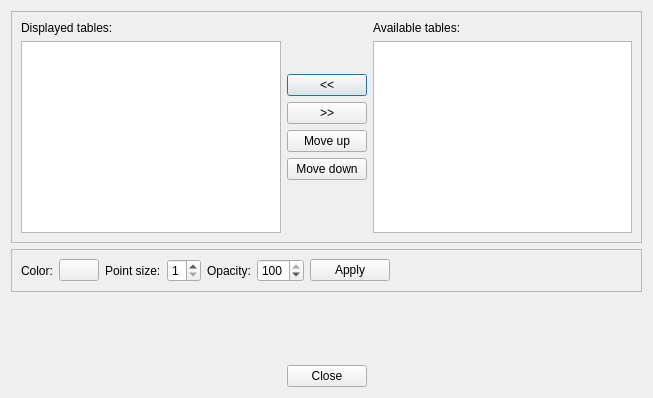
<?xml version="1.0" encoding="UTF-8"?>
<ui version="4.0">
 <class>sliceviewer::TableItemsDialog</class>
 <widget class="QDialog" name="sliceviewer::TableItemsDialog">
  <property name="geometry">
   <rect>
    <x>0</x>
    <y>0</y>
    <width>653</width>
    <height>398</height>
   </rect>
  </property>
  <property name="windowTitle">
   <string>Dialog</string>
  </property>
  <layout class="QVBoxLayout" name="verticalLayout_4">
   <item>
    <widget class="QFrame" name="frame">
     <property name="frameShape">
      <enum>QFrame::StyledPanel</enum>
     </property>
     <property name="frameShadow">
      <enum>QFrame::Raised</enum>
     </property>
     <layout class="QHBoxLayout" name="horizontalLayout_2">
      <item>
       <layout class="QVBoxLayout" name="verticalLayout_2">
        <item>
         <widget class="QLabel" name="label">
          <property name="text">
           <string>Displayed tables:</string>
          </property>
         </widget>
        </item>
        <item>
         <widget class="QListWidget" name="lwDisplayed">
          <property name="selectionMode">
           <enum>QAbstractItemView::ExtendedSelection</enum>
          </property>
          <property name="selectionBehavior">
           <enum>QAbstractItemView::SelectRows</enum>
          </property>
         </widget>
        </item>
       </layout>
      </item>
      <item>
       <layout class="QVBoxLayout" name="verticalLayout">
        <item>
         <spacer name="verticalSpacer_3">
          <property name="orientation">
           <enum>Qt::Vertical</enum>
          </property>
          <property name="sizeHint" stdset="0">
           <size>
            <width>20</width>
            <height>40</height>
           </size>
          </property>
         </spacer>
        </item>
        <item>
         <widget class="QPushButton" name="pbAdd">
          <property name="text">
           <string>&lt;&lt;</string>
          </property>
         </widget>
        </item>
        <item>
         <widget class="QPushButton" name="pbRemove">
          <property name="text">
           <string>&gt;&gt;</string>
          </property>
         </widget>
        </item>
        <item>
         <widget class="QPushButton" name="pbMoveUp">
          <property name="text">
           <string>Move up</string>
          </property>
         </widget>
        </item>
        <item>
         <widget class="QPushButton" name="pbMoveDown">
          <property name="text">
           <string>Move down</string>
          </property>
         </widget>
        </item>
        <item>
         <spacer name="verticalSpacer">
          <property name="orientation">
           <enum>Qt::Vertical</enum>
          </property>
          <property name="sizeHint" stdset="0">
           <size>
            <width>20</width>
            <height>40</height>
           </size>
          </property>
         </spacer>
        </item>
       </layout>
      </item>
      <item>
       <layout class="QVBoxLayout" name="verticalLayout_3">
        <item>
         <widget class="QLabel" name="label_3">
          <property name="text">
           <string>Available tables:</string>
          </property>
         </widget>
        </item>
        <item>
         <widget class="QListWidget" name="lwAvailable">
          <property name="selectionMode">
           <enum>QAbstractItemView::ExtendedSelection</enum>
          </property>
          <property name="selectionBehavior">
           <enum>QAbstractItemView::SelectRows</enum>
          </property>
         </widget>
        </item>
       </layout>
      </item>
     </layout>
    </widget>
   </item>
   <item>
    <widget class="QFrame" name="frame_2">
     <property name="frameShape">
      <enum>QFrame::StyledPanel</enum>
     </property>
     <property name="frameShadow">
      <enum>QFrame::Raised</enum>
     </property>
     <layout class="QHBoxLayout" name="horizontalLayout">
      <item>
       <widget class="QLabel" name="label_2">
        <property name="text">
         <string>Color:</string>
        </property>
       </widget>
      </item>
      <item>
       <widget class="ColorButton" name="cbColor">
        <property name="text">
         <string/>
        </property>
       </widget>
      </item>
      <item>
       <widget class="QLabel" name="label_4">
        <property name="text">
         <string>Point size:</string>
        </property>
       </widget>
      </item>
      <item>
       <widget class="QSpinBox" name="sbPointSize">
        <property name="minimum">
         <number>1</number>
        </property>
        <property name="maximum">
         <number>9</number>
        </property>
        <property name="value">
         <number>1</number>
        </property>
       </widget>
      </item>
      <item>
       <widget class="QLabel" name="label_5">
        <property name="text">
         <string>Opacity:</string>
        </property>
       </widget>
      </item>
      <item>
       <widget class="QSpinBox" name="sbOpacity">
        <property name="toolTip">
         <string>Opacity</string>
        </property>
        <property name="maximum">
         <number>100</number>
        </property>
        <property name="value">
         <number>100</number>
        </property>
       </widget>
      </item>
      <item>
       <widget class="QPushButton" name="pbApply">
        <property name="text">
         <string>Apply</string>
        </property>
       </widget>
      </item>
      <item>
       <spacer name="horizontalSpacer">
        <property name="orientation">
         <enum>Qt::Horizontal</enum>
        </property>
        <property name="sizeHint" stdset="0">
         <size>
          <width>206</width>
          <height>20</height>
         </size>
        </property>
       </spacer>
      </item>
     </layout>
    </widget>
   </item>
   <item>
    <spacer name="verticalSpacer_2">
     <property name="orientation">
      <enum>Qt::Vertical</enum>
     </property>
     <property name="sizeHint" stdset="0">
      <size>
       <width>20</width>
       <height>39</height>
      </size>
     </property>
    </spacer>
   </item>
   <item>
    <layout class="QHBoxLayout" name="horizontalLayout_3">
     <item>
      <spacer name="horizontalSpacer_2">
       <property name="orientation">
        <enum>Qt::Horizontal</enum>
       </property>
       <property name="sizeHint" stdset="0">
        <size>
         <width>40</width>
         <height>20</height>
        </size>
       </property>
      </spacer>
     </item>
     <item>
      <widget class="QPushButton" name="pbClose">
       <property name="text">
        <string>Close</string>
       </property>
      </widget>
     </item>
     <item>
      <spacer name="horizontalSpacer_3">
       <property name="orientation">
        <enum>Qt::Horizontal</enum>
       </property>
       <property name="sizeHint" stdset="0">
        <size>
         <width>40</width>
         <height>20</height>
        </size>
       </property>
      </spacer>
     </item>
    </layout>
   </item>
  </layout>
 </widget>
 <customwidgets>
  <customwidget>
   <class>ColorButton</class>
   <extends>QPushButton</extends>
   <header location="global">colorbutton.h</header>
  </customwidget>
 </customwidgets>
 <resources/>
 <connections>
  <connection>
   <sender>pbClose</sender>
   <signal>clicked()</signal>
   <receiver>sliceviewer::TableItemsDialog</receiver>
   <slot>accept()</slot>
   <hints>
    <hint type="sourcelabel">
     <x>317</x>
     <y>334</y>
    </hint>
    <hint type="destinationlabel">
     <x>317</x>
     <y>179</y>
    </hint>
   </hints>
  </connection>
 </connections>
</ui>
